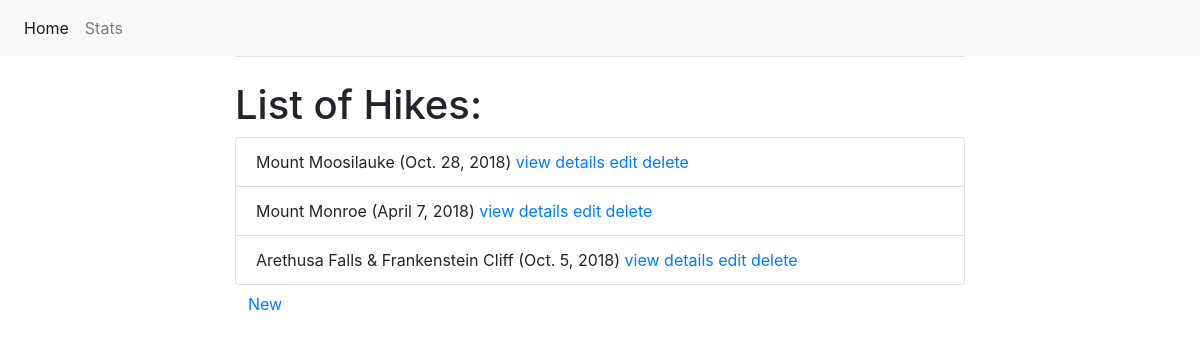
The page /hiking/ on the database as committed earlier.
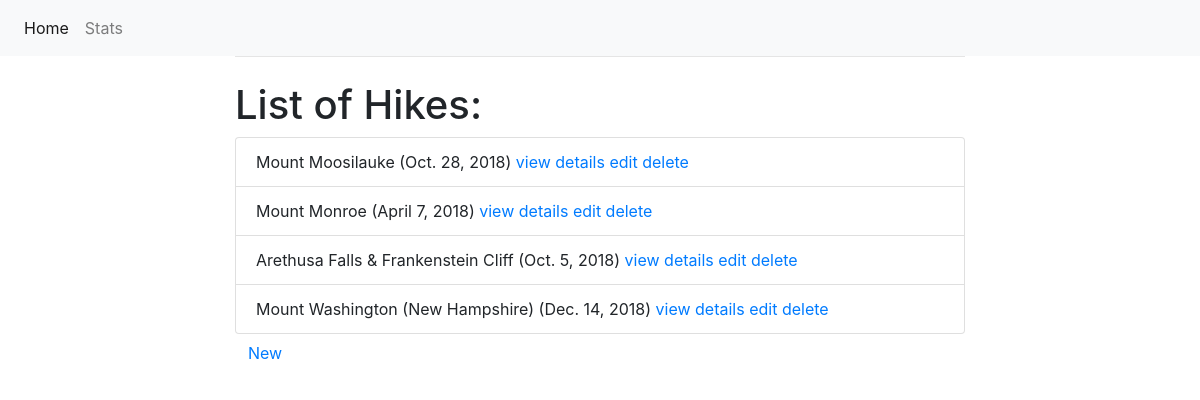
The same page on the database as committed later.
### hiking/models.py (models this page shows, shortened)
class Hiking (models.Model):
    name = models.CharField(max_length = 100)
    distance = models.FloatField()
    elevation = models.IntegerField()
    time = models.FloatField()
    date = models.DateField(default=datetime.date.today)
    group_size = models.IntegerField()
    state = models.CharField(max_length = 20)

### hiking/views.py (the view)
# urls.py: path('', views.hike_list, name='hike_list'),
def hike_list(request, template_name='hiking/templates/hiking_list.html'):
    hike = Hiking.objects.all()
    data = {}
    data['object_list'] = hike
    return render(request, template_name, data)

### hiking/templates/hiking_list.html
{% extends "base.html" %}
{% block content %}
<h1 class="mt-2">List of Hikes:</h1>
    <ul class="list-group"  >
        {% for hike in object_list %}
        <li class="list-group-item">{{ hike.name }}  ({{ hike.date }})
            <a href="{% url 'hike_view' hike.id %}">view details</a>
            <a href="{% url 'hike_edit' hike.id %}">edit</a>
            <a href="{% url 'hike_delete' hike.id %}">delete</a>
        </li>
        {% endfor %}
    </ul>
    <a href="{% url 'hike_new' %}" class="btn btn-default">New</a>
{% endblock %}

Rows that differ between the two databases and show on the page:
added Hiking: name "Mount Washington (New Hampshire)", date "Dec. 14, 2018"
